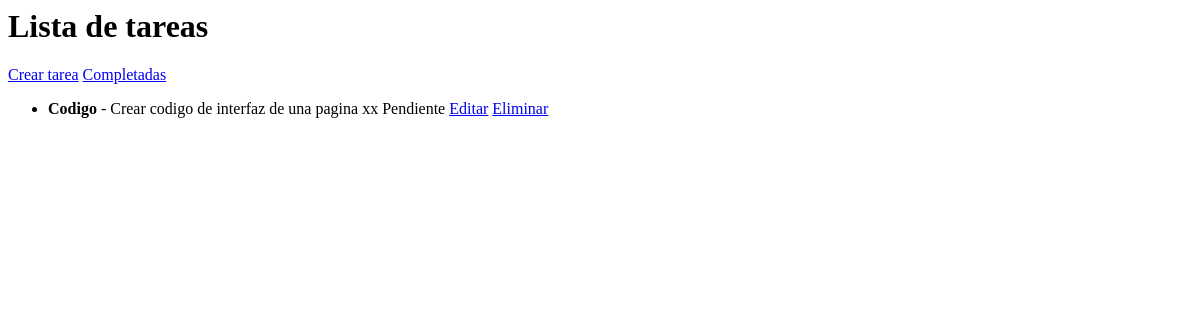
Before: / with the older database file.
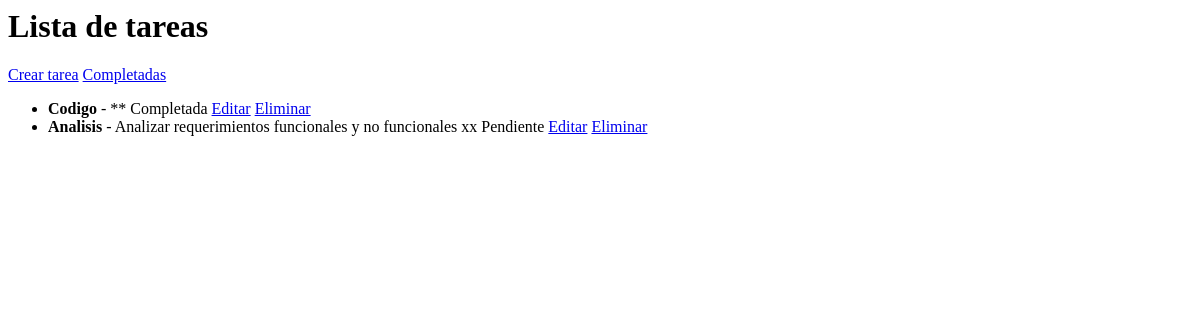
After: the same page with the newer database file.
### tareas/models.py (models this page shows, shortened)
class Tarea(models.Model):
    titulo=models.CharField(max_length=200)
    descripcion=models.TextField(blank=True)
    estado=models.BooleanField(default=False)
    fecha=models.DateTimeField(auto_now_add=True)

### tareas/views.py (the view)
# urls.py: path('',views.listar_tareas,name='lista'),
def listar_tareas(request):
    tareas=Tarea.objects.all()
    return render(request, 'tareas/lista.html', {'tareas':tareas})

### tareas/templates/tareas/lista.html
<h1>Lista de tareas</h1>
<a href="/crear/">Crear tarea</a>
<a href="/completadas/">Completadas</a>
<ul>
    {% for tarea in tareas %}
    <li>
        <b>{{tarea.titulo}}</b> - {{tarea.descripcion}}
        {% if tarea.estado %}
            ** Completada
        {% else %}
            xx Pendiente
        {% endif %}
        <a href="/editar/{{tarea.id}}/">Editar</a>
        <a href="/eliminar/{{tarea.id}}/">Eliminar</a>
    </li>
    {% endfor %}
</ul>

Changed rows visible on the page:
changed Tarea "Codigo": descripcion "Crear codigo de interfaz de una pagina" → (not shown); estado "xx Pendiente" → "** Completada"
added Tarea: titulo "Analisis", descripcion "Analizar requerimientos funcionales y no funcionales", estado "xx Pendiente"
